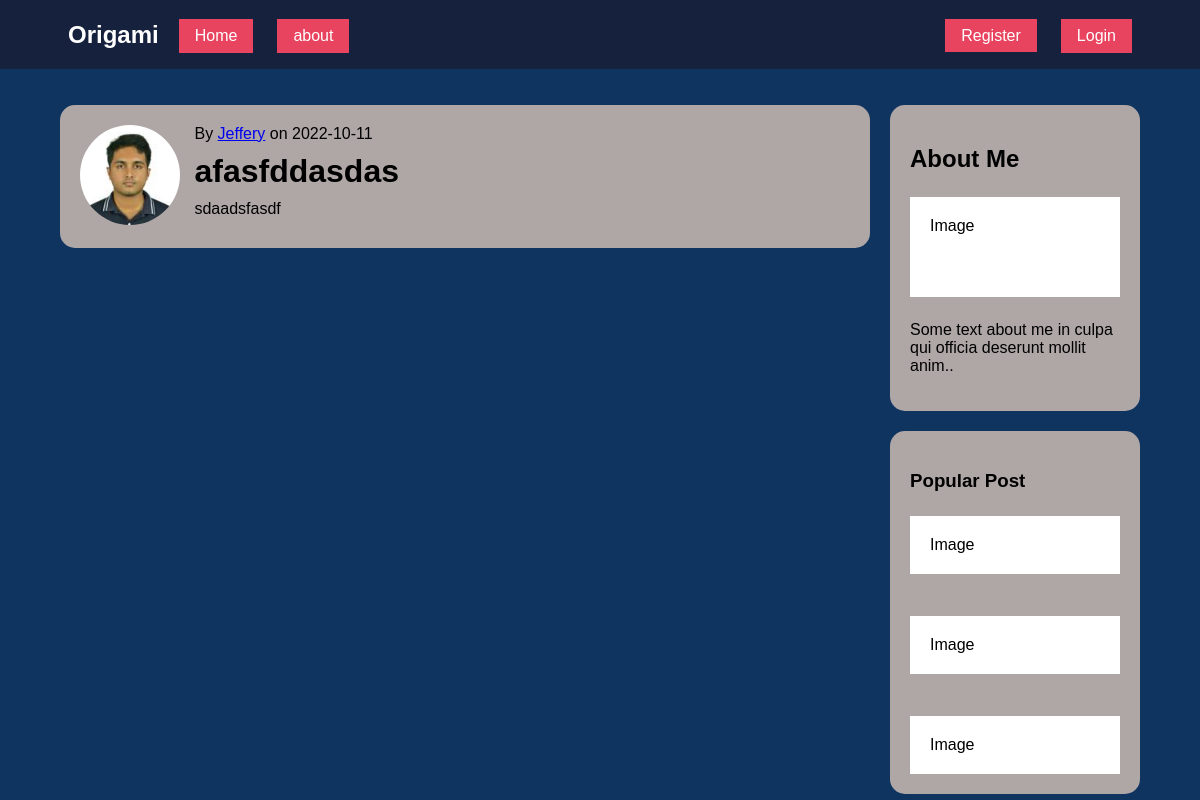
The app's page /post/4 with its own data.
### origami/models.py (models this page shows, shortened)
class User(db.Model, UserMixin):
    id = db.Column(db.Integer, primary_key=True)
    username = db.Column(db.String(20), unique=True, nullable=False)
    email = db.Column(db.String(120), unique=True, nullable=False)
    image_file = db.Column(db.String(20), nullable=False, default='default.jpg')
    password = db.Column(db.String(60), nullable=False)
    posts = db.relationship('Post', backref='author', lazy=True)

class Post(db.Model):
    id = db.Column(db.Integer, primary_key=True)
    title = db.Column(db.String(100), nullable=False)
    date_posted = db.Column(db.DateTime, nullable=False, default=datetime.utcnow)
    content = db.Column(db.Text, nullable=False)
    user_id = db.Column(db.Integer, db.ForeignKey('user.id'), nullable=False)

### origami/routes.py (the view)
@app.route("/post/<int:post_id>")
def post(post_id):
    post = Post.query.get_or_404(post_id)
    return render_template('post.html', title=post.title, post=post)

### origami/templates/post.html (shortened to what this page needs)
{% extends "layout.html" %}
{% block content %}
<div class="leftcolumn">
    <div class="card">
        <img src="{{url_for('static',filename='profile_pics/'+ post.author.image_file)}}" class="profile-pic image-size" alt="users profile pics">
        <div class="text-file">
            <p>By <a href="{{url_for('user_posts', username=post.author.username)}}">{{ post.author.username }}</a> on {{ post.date_posted.strftime('%Y-%m-%d') }}</p>
            <h1>{{ post.title }}</h1>
            <p>{{ post.content }}</p>
        </div>
    </div>
</div>
{% endblock content %}

### origami/static/css/style.css (style rules this page uses)
:root { box-sizing: border-box; }
body { margin: 0; background-color: #0F3460; font-family: Arial, Helvetica, sans-serif; }
body * + * { margin-top: 1.5em; }
.leftcolumn { float:left; width:75%; margin-top: 0; }
.card { background-color: #afa6a6; padding: 20px; margin-top: 20px; border-radius: 15px; }
.profile-pic { display: inline-block; vertical-align:top; border-radius: 50%; }
.text-file { display: inline-block; margin: 0; margin-left: 10px; }
.text-file h1, .text-file p { margin: 0 0 10px 0; }
.card:after { content: ""; display: table; clear: both; }
.image-size { width: 100px; }

### records on screen
User: image_file (picture), author.username "Jeffery"
Post: date_posted "2022-10-11", title "afasfddasdas", content "sdaadsfasdf"
